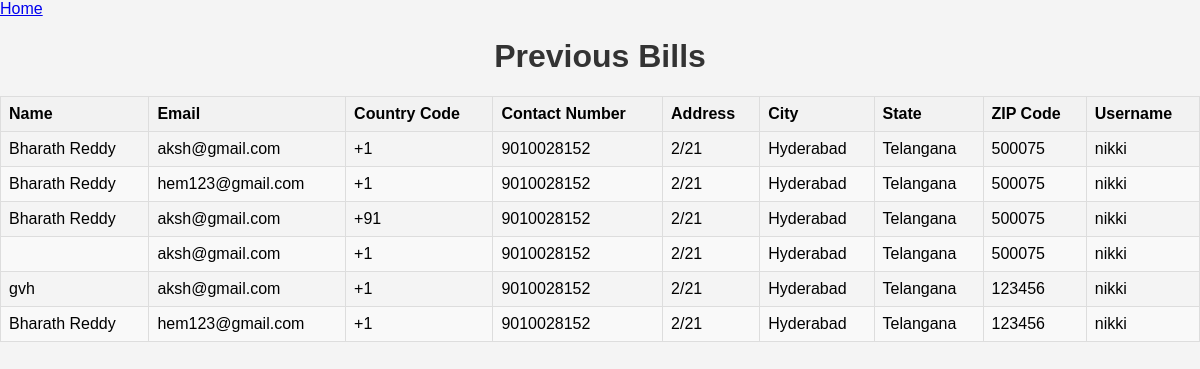
Page /previous (signed in) on the committed database.
### tables this page shows
CREATE TABLE bill (
                id INTEGER PRIMARY KEY AUTOINCREMENT,
                name TEXT NOT NULL,
                countrycode TEXT NOT NULL,
                mail TEXT NOT NULL,
                phoneno TEXT NOT NULL,
                address TEXT NOT NULL,
                state TEXT NOT NULL,
                city TEXT NOT NULL,
                zipcode TEXT NOT NULL,
                username TEXT NOT NULL
            );

### main.py (the view)
@app.route('/previous',methods=['GET','POST'])
def previous():
    if 'username' in session:
        conn = get_db()
        cursor = conn.cursor()
        username = session['username']
        cursor.execute('SELECT * FROM bill where username = ?',(username,))
        pets = cursor.fetchall()
        conn.close()
        return render_template("prev.html", bills=pets)
    else:
        return redirect(url_for('login'))

### main.py (called while the page is built)
def get_db():
    conn = sqlite3.connect(DATABASE)
    conn.row_factory = sqlite3.Row
    return conn

### templates/prev.html (shortened to what this page needs)
<!DOCTYPE html>
<html lang="en">
<head>
</head>
<a href="{{url_for('home')}}" class="mt-4 inline-block bg-blue-500 hover:bg-blue-700 text-white font-bold py-2 px-4 rounded">Home</a>
<body>
    <h1>Previous Bills</h1>
    {% if bills %}
    <table>
        <thead>
            <tr>
                <th>Name</th>
                <th>Email</th>
                <th>Country Code</th>
                <th>Contact Number</th>
                <th>Address</th>
                <th>City</th>
                <th>State</th>
                <th>ZIP Code</th>
                <th>Username</th>
            </tr>
        </thead>
        <tbody>
            {% for bill in bills %}
            <tr>
                <td>{{ bill['name'] }}</td>
                <td>{{ bill['mail'] }}</td>
                <td>{{ bill['countrycode'] }}</td>
                <td>{{ bill['phoneno'] }}</td>
                <td>{{ bill['address'] }}</td>
                <td>{{ bill['city'] }}</td>
                <td>{{ bill['state'] }}</td>
                <td>{{ bill['zipcode'] }}</td>
                <td>{{ bill['username'] }}</td>
            </tr>
            {% endfor %}
        </tbody>
    </table>
    {% else %}
    <p>No previous bills found.</p>
    {% endif %}
</body>
</html>

### templates/prev.html (style rules this page uses)
body { font-family: Arial, sans-serif; background-color: #f4f4f4; margin: 0; padding: 0; }
h1 { color: #333; text-align: center; margin-top: 20px; }
table { width: 100%; border-collapse: collapse; margin-top: 20px; }
table th, table td { border: 1px solid #ddd; padding: 8px; text-align: left; }
table th { background-color: #f2f2f2; }
table tr:nth-child(even) { background-color: #f9f9f9; }

### rows in the picture
bill: name "Bharath Reddy", mail "aksh@gmail.com", countrycode "+1", phoneno "9010028152", address "2/21", city "Hyderabad", state "Telangana", zipcode "500075", username "nikki"
bill: name "Bharath Reddy", mail "hem123@gmail.com", countrycode "+1", phoneno "9010028152", address "2/21", city "Hyderabad", state "Telangana", zipcode "500075", username "nikki"
bill: name "Bharath Reddy", mail "aksh@gmail.com", countrycode "+91", phoneno "9010028152", address "2/21", city "Hyderabad", state "Telangana", zipcode "500075", username "nikki"
bill: mail "aksh@gmail.com", countrycode "+1", phoneno "9010028152", address "2/21", city "Hyderabad", state "Telangana", zipcode "500075", username "nikki"
bill: name "gvh", mail "aksh@gmail.com", countrycode "+1", phoneno "9010028152", address "2/21", city "Hyderabad", state "Telangana", zipcode "123456", username "nikki"
bill: name "Bharath Reddy", mail "hem123@gmail.com", countrycode "+1", phoneno "9010028152", address "2/21", city "Hyderabad", state "Telangana", zipcode "123456", username "nikki"
